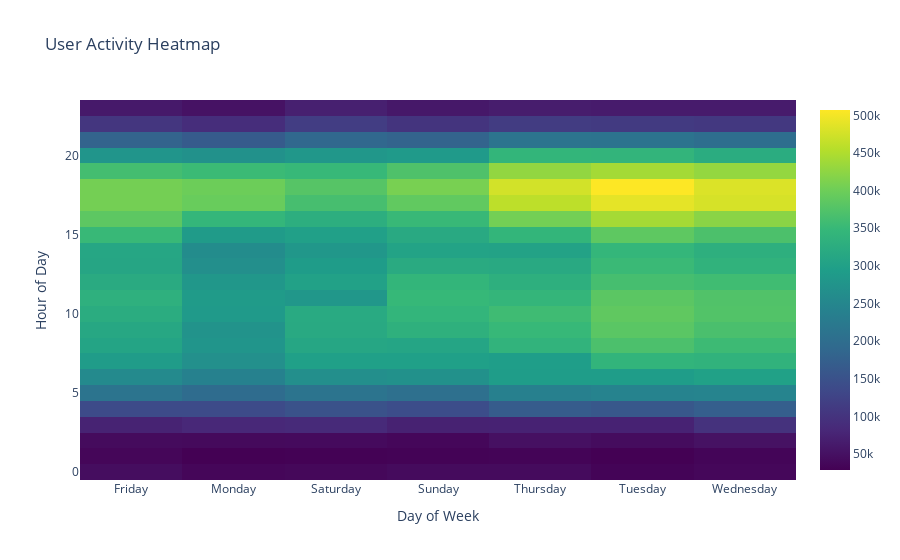

Source (notebook cell):
### Code cell
activity = spark.sql("""
    SELECT   HOUR(time) as hour,  weekday,  COUNT(*) as activity_count
    FROM ecommerce_data
    GROUP BY HOUR(time), weekday
    ORDER BY hour, weekday
""")
activity_pd = activity.toPandas()
activity_pivot = activity_pd.pivot(index='hour', columns='weekday', values='activity_count')

fig = go.Figure(data=go.Heatmap( z=activity_pivot.values, x=activity_pivot.columns,  y=activity_pivot.index, colorscale='Viridis'))

fig.update_layout( title='User Activity Heatmap', xaxis_title='Day of Week', yaxis_title='Hour of Day')

fig.show()

### Figure 1 — Plotly figure (JSON) as saved in the notebook; plotly's stock layout.template omitted (floating-point values rounded to 4 significant figures; data arrays with more than 128 entries replaced by an {"elided": "..."} marker saying what was removed)
{"data": [{"colorscale": [[0, "#440154"], [0.1111, "#482878"], [0.2222, "#3e4989"], [0.3333, "#31688e"], [0.4444, "#26828e"], [0.5556, "#1f9e89"], [0.6667, "#35b779"], [0.7778, "#6ece58"], [0.8889, "#b5de2b"], [1, "#fde725"]], "type": "heatmap", "x": ["Friday", "Monday", "Saturday", "Sunday", "Thursday", "Tuesday", "Wednesday"], "y": [0, 1, 2, 3, 4, 5, 6, 7, 8, 9, 10, 11, 12, 13, 14, 15, 16, 17, 18, 19, 20, 21, 22, 23], "z": {"elided": "24x7 int values"}}], "layout": {"title": {"text": "User Activity Heatmap"}, "xaxis": {"title": {"text": "Day of Week"}}, "yaxis": {"title": {"text": "Hour of Day"}}}}
